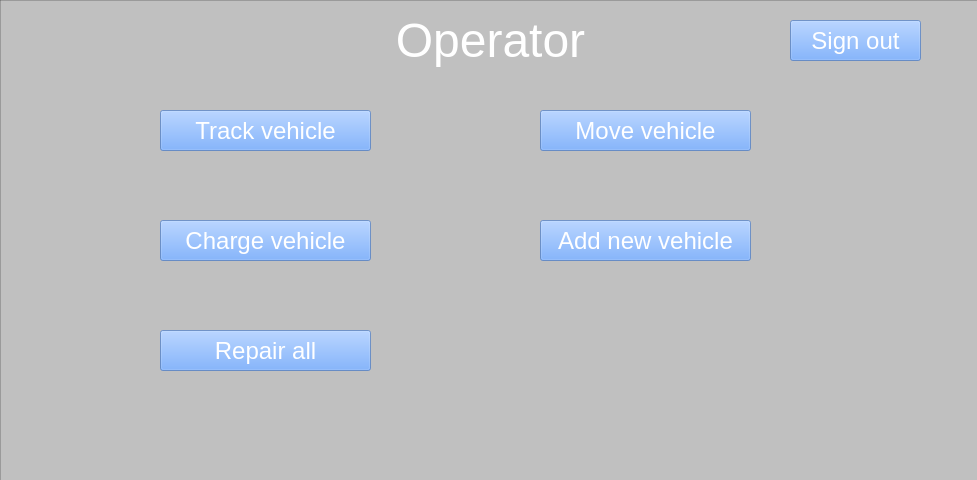
<?xml version="1.0" encoding="UTF-8"?>
<ui version="4.0">
 <class>MainWindowOperator</class>
 <widget class="QMainWindow" name="MainWindowOperator">
  <property name="geometry">
   <rect>
    <x>0</x>
    <y>0</y>
    <width>977</width>
    <height>480</height>
   </rect>
  </property>
  <property name="windowTitle">
   <string>E-Vehicle Share System</string>
  </property>
  <property name="windowIcon">
   <iconset>
    <normaloff>:/icon/Users/Calvin Pfob/Documents/guiDevelopment/icon.png</normaloff>:/icon/Users/Calvin Pfob/Documents/guiDevelopment/icon.png</iconset>
  </property>
  <property name="iconSize">
   <size>
    <width>25</width>
    <height>25</height>
   </size>
  </property>
  <widget class="QWidget" name="operatorPage">
   <widget class="QLabel" name="title">
    <property name="geometry">
     <rect>
      <x>0</x>
      <y>10</y>
      <width>981</width>
      <height>61</height>
     </rect>
    </property>
    <property name="font">
     <font>
      <family>Arial</family>
      <pointsize>48</pointsize>
     </font>
    </property>
    <property name="text">
     <string>&lt;html&gt;&lt;head/&gt;&lt;body&gt;&lt;p&gt;&lt;span style=&quot; font-size:36pt; color:#ffffff;&quot;&gt;Operator&lt;/span&gt;&lt;/p&gt;&lt;/body&gt;&lt;/html&gt;</string>
    </property>
    <property name="alignment">
     <set>Qt::AlignCenter</set>
    </property>
   </widget>
   <widget class="QLabel" name="backgroundPicture">
    <property name="geometry">
     <rect>
      <x>0</x>
      <y>0</y>
      <width>981</width>
      <height>481</height>
     </rect>
    </property>
    <property name="styleSheet">
     <string notr="true">background-image: url(:tier-mobility-2021-05-min.png);</string>
    </property>
    <property name="text">
     <string/>
    </property>
    <property name="pixmap">
     <pixmap resource="bg.qrc">:/login/tier-mobility-2021-05-min.png</pixmap>
    </property>
    <property name="scaledContents">
     <bool>true</bool>
    </property>
   </widget>
   <widget class="QFrame" name="backgroundFrame">
    <property name="geometry">
     <rect>
      <x>0</x>
      <y>0</y>
      <width>981</width>
      <height>481</height>
     </rect>
    </property>
    <property name="styleSheet">
     <string notr="true">background:rgba(0, 0, 0, 50)</string>
    </property>
    <property name="frameShape">
     <enum>QFrame::StyledPanel</enum>
    </property>
    <property name="frameShadow">
     <enum>QFrame::Raised</enum>
    </property>
    <widget class="QPushButton" name="chargeallButton">
     <property name="geometry">
      <rect>
       <x>160</x>
       <y>220</y>
       <width>211</width>
       <height>41</height>
      </rect>
     </property>
     <property name="font">
      <font>
       <pointsize>18</pointsize>
      </font>
     </property>
     <property name="styleSheet">
      <string notr="true">background-color: rgba(85, 153, 255, 150); color: white</string>
     </property>
     <property name="text">
      <string>Charge vehicle</string>
     </property>
    </widget>
    <widget class="QPushButton" name="repairallButton">
     <property name="geometry">
      <rect>
       <x>160</x>
       <y>330</y>
       <width>211</width>
       <height>41</height>
      </rect>
     </property>
     <property name="font">
      <font>
       <pointsize>18</pointsize>
      </font>
     </property>
     <property name="styleSheet">
      <string notr="true">background-color: rgba(85, 153, 255, 150); color: white</string>
     </property>
     <property name="text">
      <string>Repair all</string>
     </property>
    </widget>
    <widget class="QPushButton" name="moveVehicleButton">
     <property name="geometry">
      <rect>
       <x>540</x>
       <y>110</y>
       <width>211</width>
       <height>41</height>
      </rect>
     </property>
     <property name="font">
      <font>
       <pointsize>18</pointsize>
      </font>
     </property>
     <property name="styleSheet">
      <string notr="true">background-color: rgba(85, 153, 255, 150); color: white</string>
     </property>
     <property name="text">
      <string>Move vehicle</string>
     </property>
    </widget>
    <widget class="QPushButton" name="trackButton">
     <property name="geometry">
      <rect>
       <x>160</x>
       <y>110</y>
       <width>211</width>
       <height>41</height>
      </rect>
     </property>
     <property name="font">
      <font>
       <pointsize>18</pointsize>
      </font>
     </property>
     <property name="styleSheet">
      <string notr="true">background-color: rgba(85, 153, 255, 150); color: white</string>
     </property>
     <property name="text">
      <string>Track vehicle</string>
     </property>
    </widget>
    <widget class="QPushButton" name="addNewButton">
     <property name="geometry">
      <rect>
       <x>540</x>
       <y>220</y>
       <width>211</width>
       <height>41</height>
      </rect>
     </property>
     <property name="font">
      <font>
       <pointsize>18</pointsize>
      </font>
     </property>
     <property name="styleSheet">
      <string notr="true">background-color: rgba(85, 153, 255, 150); color: white</string>
     </property>
     <property name="text">
      <string>Add new vehicle</string>
     </property>
    </widget>
   </widget>
   <widget class="QPushButton" name="signOutButton">
    <property name="geometry">
     <rect>
      <x>790</x>
      <y>20</y>
      <width>131</width>
      <height>41</height>
     </rect>
    </property>
    <property name="font">
     <font>
      <pointsize>18</pointsize>
     </font>
    </property>
    <property name="styleSheet">
     <string notr="true">background-color: rgba(85, 153, 255, 150); color: white</string>
    </property>
    <property name="text">
     <string>Sign out</string>
    </property>
   </widget>
   <zorder>backgroundPicture</zorder>
   <zorder>backgroundFrame</zorder>
   <zorder>title</zorder>
   <zorder>signOutButton</zorder>
  </widget>
 </widget>
 <resources>
  <include location="bg.qrc"/>
 </resources>
 <connections/>
</ui>
